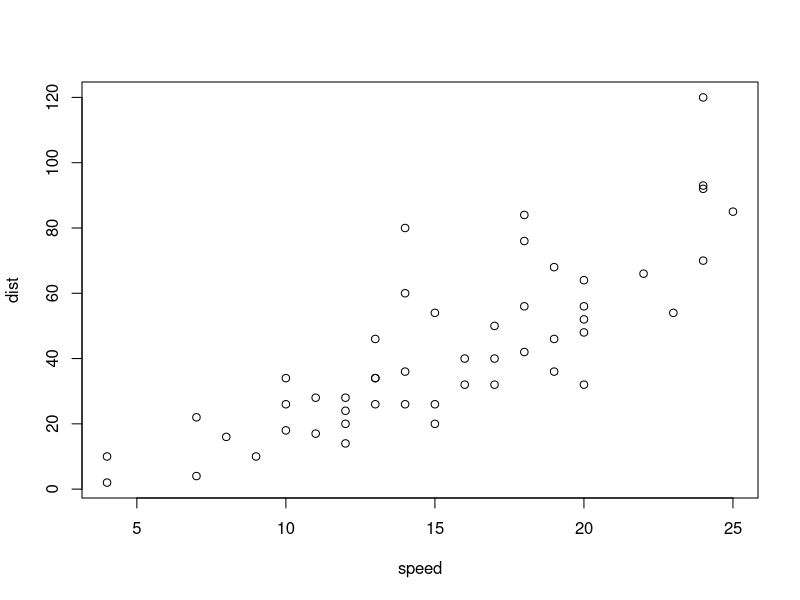
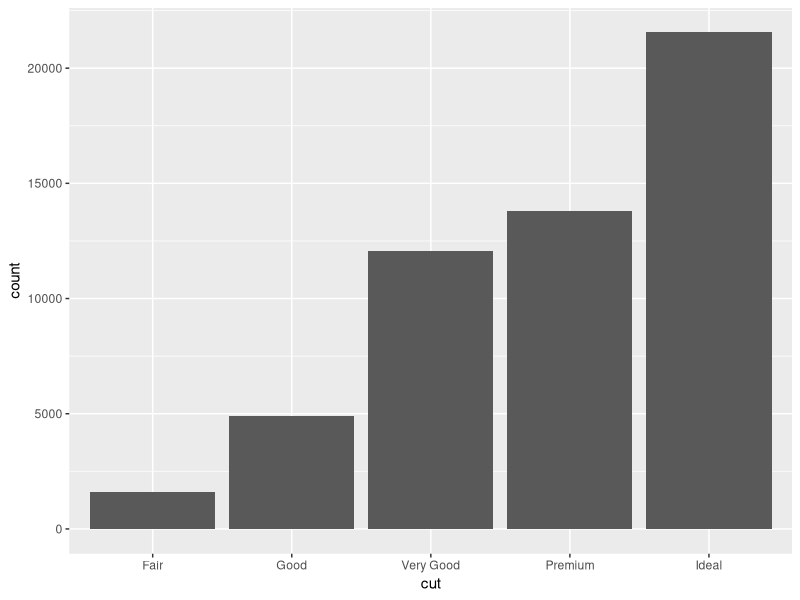
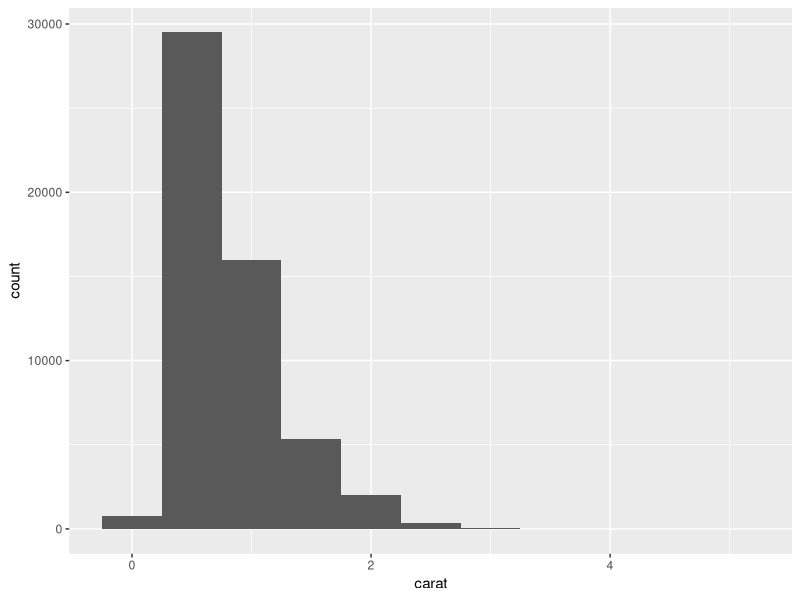

The R source for these figures, in order:
## ---- chunk 1
plot(cars)
## ---- chunk 2
library(tidyverse)
## ---- chunk 3
ggplot(data = diamonds) +
  geom_bar(mapping = aes(x = cut))
## ---- chunk 4
diamonds %>% 
  count(cut)
## ---- chunk 5
ggplot(data = diamonds) +
  geom_histogram(mapping = aes(x = carat), binwidth = 0.5)
